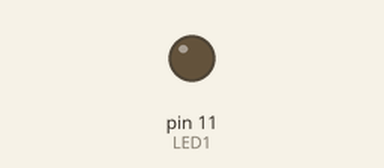
The sketch below on a simulated Arduino Uno, built with avr-gcc and run on an emulated ATmega328P. Shown: output pins drawn as LEDs (lit = HIGH).

Above: at 0.05 s.
At 0.7 s:
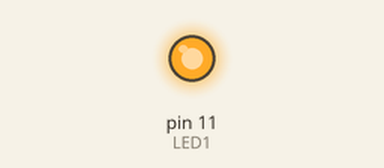
At 1.05 s:
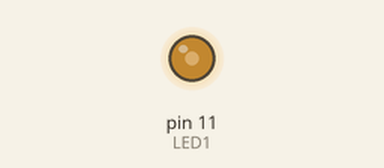
At 1.4 s:
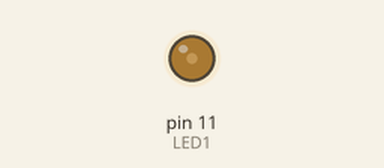
Timing chart, 0 to 3.9 s (numbered marks = the images above):
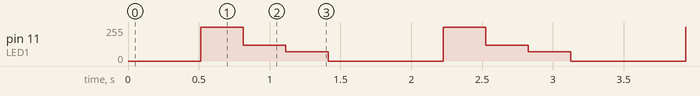

Measured:
- by itself, pin 11 (LED1): repeats every 1.7 s: 120/255 0.30 s, 70/255 0.30 s, 0/255 0.81 s, 255/255 0.30 s

The sketch:

TestCode_10-3-2023.ino
```cpp
const int LED1 = 11;
void setup() {
  // put your setup code here, to run once:
  pinMode (LED1, OUTPUT);
}

void loop() {
  // put your main code here, to run repeatedly:
  for (int i =0; i<255; i+=1){
  analogWrite(LED1, i);
  delay(2);
  }
  analogWrite(LED1,255);
  delay(300);
  analogWrite(LED1,120);
  delay(300);
  analogWrite(LED1, 70);
  delay(300);
  analogWrite(LED1, 0);
  delay(300);
}
```
